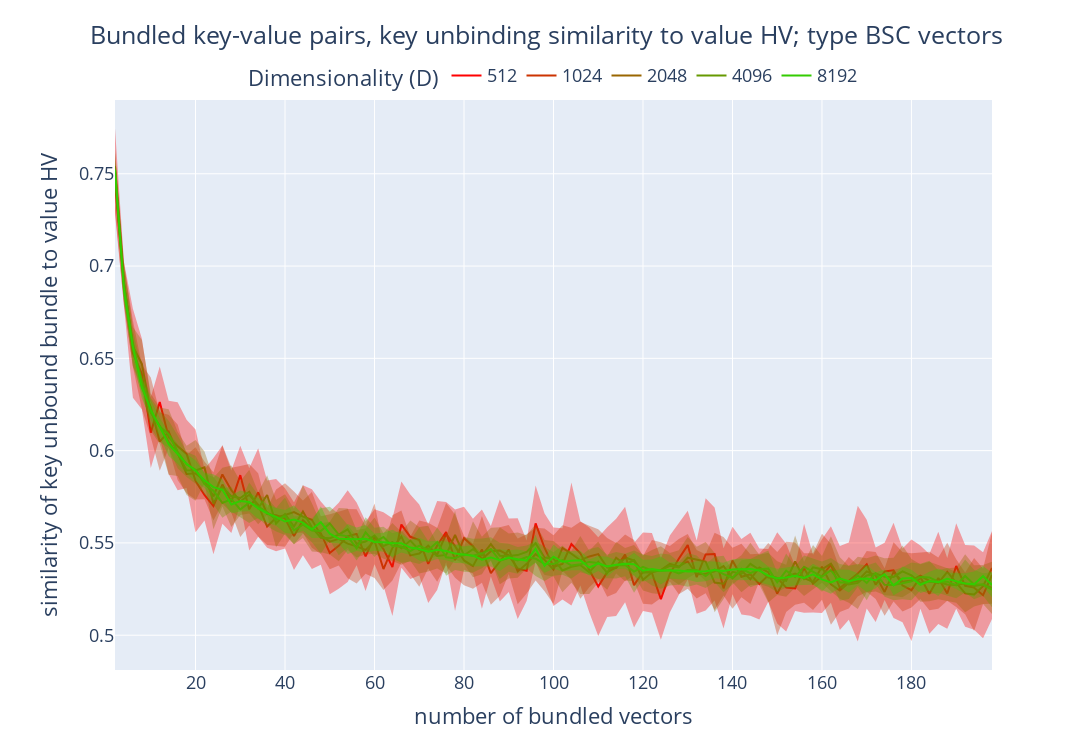

Source (notebook cell):
### Markdown cell above
Plotting results

### Code cell
fig = go.Figure()

for d_idx in range(len(DIMENSIONS)):
    dim = DIMENSIONS[d_idx]
    fig.add_trace(go.Scatter(x=BUNDLE_SIZES, y=sim_unbound_vector_mean[d_idx],
                             name=f'{dim}',
                             line=dict(color=f'rgb({255 - 255 * d_idx // len(DIMENSIONS)}, {255 * d_idx // len(DIMENSIONS)}, 1, 1)')))
    fig.add_trace(go.Scatter(x=BUNDLE_SIZES + BUNDLE_SIZES[::-1],
                            #  y = [sim_unbound_vector_mean[d_idx] - sim_unbound_vector_std[d_idx]],
                             y=np.concatenate([sim_unbound_vector_mean[d_idx] + sim_unbound_vector_std[d_idx],
                                                                                    (sim_unbound_vector_mean[d_idx] - sim_unbound_vector_std[d_idx]).flip(0)]),
                              fill='toself',
                              fillcolor=f'rgba({255 - 255 * d_idx // len(DIMENSIONS)}, {255 * d_idx // len(DIMENSIONS)}, 1, 0.35)',
                              line=dict(color=f'rgba({255 - 255 * d_idx // len(DIMENSIONS)}, {255 * d_idx // len(DIMENSIONS)}, 1, 0)'),
                              showlegend=False))
    
fig.update_layout(title=dict(
            text=f'Bundled key-value pairs, key HV unbinding similarity to value HV; type {vsa_type} vectors',
            x=0.5,
            y=.965,
          ),
          legend=dict(
            orientation="h",
            yanchor="top",
            y=1.075,
            xanchor="center",
            x=0.5,
            title='Dimensionality (D)'
          ),
          xaxis_title='number of bundled key-value bindings vectors',
          yaxis_title='similarity of key HV unbound bundle to value HV',
          width=1250,
          height=750,
          font=dict(
            size=18,
          ),
          margin=dict(l=115, r=100, t=100, b=80),
)

fig.show()
